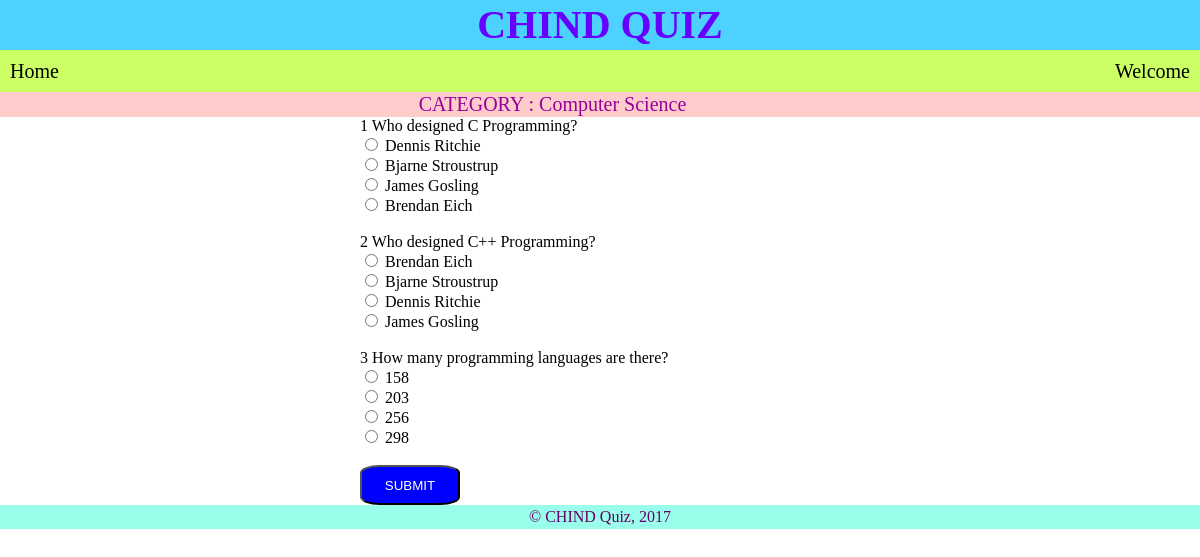
Screenshot of /includes/quiz.php?cat=Computer Science with the database file from the repository.
### tables this page shows
CREATE TABLE `questions` (
  `id` int(11) NOT NULL,
  `question` varchar(300) NOT NULL,
  `option1` varchar(200) NOT NULL,
  `option2` varchar(200) NOT NULL,
  `option3` varchar(200) NOT NULL,
  `option4` varchar(200) NOT NULL,
  `answer` int(11) NOT NULL,
  `category` varchar(100) NOT NULL
);

### includes/quiz.php (the view, shortened to what this page needs)
<?php
	require_once 'database.php';
?>
<!DOCTYPE html>
<html>
<head>
	<link rel="stylesheet" href="../style/style.css">
</head>
<body>
	<header>
		CHIND QUIZ
	</header>
	<div id="menu">
		<ul>
			<li><a href="../home.php">Home</a></li>
			<li class="right user">Welcome <?php echo $_SESSION['uname']; ?></li>
		</ul>
	</div>
	<div id="lgsg">
		CATEGORY : <?php echo $_GET['cat']; ?>
	</div>
	<div id="attempt">
		<form method="post" action="result.php">
			<?php
				$catn = $_GET['cat'];
				$sql_q = "SELECT * FROM questions WHERE category = '$catn'";
				$run_q = mysqli_query($con, $sql_q);
				$i = 1;
				while($row = mysqli_fetch_array($run_q)) {
					echo $i." ".$row['question']."<br>";
					echo "<input type='radio' value='1' name='res$i'> ".$row['option1']."<br>";
					echo "<input type='radio' value='2' name='res$i'> ".$row['option2']."<br>";
					echo "<input type='radio' value='3' name='res$i'> ".$row['option3']."<br>";
					echo "<input type='radio' value='4' name='res$i'> ".$row['option4']."<br><br>";
					$i++;
				}
				echo "<button type='submit'>SUBMIT</button>";
			?>
		</form>
	</div>
	<footer>&copy; CHIND Quiz, 2017</footer>
</body>
</html>

### style/style.css (style rules this page uses)
body { margin: 0; padding: 0; }
header { color: #6600ff; background-color: #4dd2ff; text-align: center; font-size:40px; line-height: 50px; height: 50px; font-weight: bolder; }
#lgsg { width: 100%; height: 25px; text-align: center; font-size: 20px; line-height: 25px; color: #990099; background-color: #ffcccc; }
button { width: 100px; height: 40px; border-radius: 20%; background-color: blue; color: white; }
#menu { height: 42px; width: 100%; background-color: #ccff66; position: relative; }
#menu ul, .nav ul { margin: 0; padding: 0; }
#menu ul li { list-style: none; display: inline-block; font-size: 20px; padding: 10px; }
a { text-decoration: none; color: black; }
.right { float: right; }
footer { color: #660066; background-color: #99ffeb; height: 24px; text-align: center; line-height: 24px; clear: both; }
#attempt { margin-left: 30%; }

### rows the page displays
questions: question "Who designed C Programming?", option1 "Dennis Ritchie", option2 "Bjarne Stroustrup", option3 "James Gosling", option4 "Brendan Eich"
questions: question "Who designed C++ Programming?", option1 "Brendan Eich", option2 "Bjarne Stroustrup", option3 "Dennis Ritchie", option4 "James Gosling"
questions: question "How many programming languages are there?", option1 "158", option2 "203", option3 "256", option4 "298"

### other values shown
$_GET['cat'] "Computer Science"
